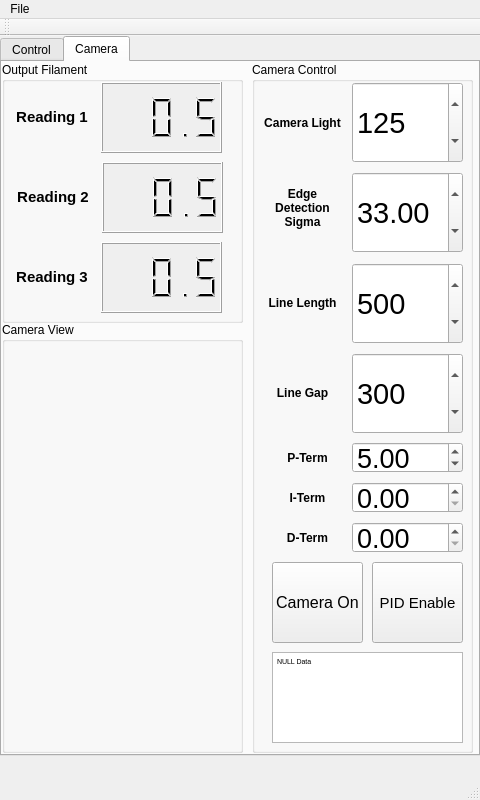
<?xml version="1.0" encoding="UTF-8"?>
<ui version="4.0">
 <class>MainWindow</class>
 <widget class="QMainWindow" name="MainWindow">
  <property name="geometry">
   <rect>
    <x>0</x>
    <y>0</y>
    <width>480</width>
    <height>800</height>
   </rect>
  </property>
  <property name="sizePolicy">
   <sizepolicy hsizetype="Fixed" vsizetype="Fixed">
    <horstretch>0</horstretch>
    <verstretch>0</verstretch>
   </sizepolicy>
  </property>
  <property name="windowTitle">
   <string>MainWindow</string>
  </property>
  <widget class="QWidget" name="centralWidget">
   <property name="sizePolicy">
    <sizepolicy hsizetype="Fixed" vsizetype="Fixed">
     <horstretch>0</horstretch>
     <verstretch>0</verstretch>
    </sizepolicy>
   </property>
   <widget class="QTabWidget" name="tabMenu">
    <property name="geometry">
     <rect>
      <x>0</x>
      <y>0</y>
      <width>480</width>
      <height>720</height>
     </rect>
    </property>
    <property name="sizePolicy">
     <sizepolicy hsizetype="Fixed" vsizetype="Fixed">
      <horstretch>0</horstretch>
      <verstretch>0</verstretch>
     </sizepolicy>
    </property>
    <property name="currentIndex">
     <number>1</number>
    </property>
    <widget class="QWidget" name="ControlTab">
     <attribute name="title">
      <string>Control</string>
     </attribute>
     <widget class="QPushButton" name="btnEstop">
      <property name="geometry">
       <rect>
        <x>340</x>
        <y>470</y>
        <width>121</width>
        <height>221</height>
       </rect>
      </property>
      <property name="font">
       <font>
        <pointsize>25</pointsize>
       </font>
      </property>
      <property name="text">
       <string>E-Stop</string>
      </property>
      <property name="default">
       <bool>true</bool>
      </property>
     </widget>
     <widget class="QGroupBox" name="boxSetTarget">
      <property name="geometry">
       <rect>
        <x>0</x>
        <y>0</y>
        <width>321</width>
        <height>700</height>
       </rect>
      </property>
      <property name="sizePolicy">
       <sizepolicy hsizetype="Fixed" vsizetype="Fixed">
        <horstretch>0</horstretch>
        <verstretch>0</verstretch>
       </sizepolicy>
      </property>
      <property name="title">
       <string>User Input and Set Target</string>
      </property>
      <widget class="QLabel" name="labelFilament">
       <property name="geometry">
        <rect>
         <x>10</x>
         <y>50</y>
         <width>80</width>
         <height>50</height>
        </rect>
       </property>
       <property name="font">
        <font>
         <pointsize>13</pointsize>
         <weight>75</weight>
         <bold>true</bold>
        </font>
       </property>
       <property name="text">
        <string>Filament Diameter</string>
       </property>
       <property name="alignment">
        <set>Qt::AlignCenter</set>
       </property>
       <property name="wordWrap">
        <bool>true</bool>
       </property>
      </widget>
      <widget class="QLabel" name="labelAircon">
       <property name="geometry">
        <rect>
         <x>10</x>
         <y>150</y>
         <width>80</width>
         <height>50</height>
        </rect>
       </property>
       <property name="font">
        <font>
         <pointsize>13</pointsize>
         <weight>75</weight>
         <bold>true</bold>
        </font>
       </property>
       <property name="text">
        <string>Aircon</string>
       </property>
       <property name="alignment">
        <set>Qt::AlignCenter</set>
       </property>
       <property name="wordWrap">
        <bool>true</bool>
       </property>
      </widget>
      <widget class="QLabel" name="labelColdblock">
       <property name="geometry">
        <rect>
         <x>10</x>
         <y>260</y>
         <width>80</width>
         <height>50</height>
        </rect>
       </property>
       <property name="font">
        <font>
         <pointsize>12</pointsize>
         <weight>75</weight>
         <bold>true</bold>
        </font>
       </property>
       <property name="text">
        <string>ColdBlock</string>
       </property>
       <property name="alignment">
        <set>Qt::AlignCenter</set>
       </property>
       <property name="wordWrap">
        <bool>true</bool>
       </property>
      </widget>
      <widget class="QLabel" name="labelHotend">
       <property name="geometry">
        <rect>
         <x>10</x>
         <y>370</y>
         <width>80</width>
         <height>50</height>
        </rect>
       </property>
       <property name="font">
        <font>
         <pointsize>13</pointsize>
         <weight>75</weight>
         <bold>true</bold>
        </font>
       </property>
       <property name="text">
        <string>HotEnd</string>
       </property>
       <property name="alignment">
        <set>Qt::AlignCenter</set>
       </property>
       <property name="wordWrap">
        <bool>true</bool>
       </property>
      </widget>
      <widget class="QLabel" name="labelFeedrate">
       <property name="geometry">
        <rect>
         <x>10</x>
         <y>480</y>
         <width>80</width>
         <height>50</height>
        </rect>
       </property>
       <property name="font">
        <font>
         <pointsize>13</pointsize>
         <weight>75</weight>
         <bold>true</bold>
        </font>
       </property>
       <property name="text">
        <string>Feedrate</string>
       </property>
       <property name="alignment">
        <set>Qt::AlignCenter</set>
       </property>
       <property name="wordWrap">
        <bool>true</bool>
       </property>
      </widget>
      <widget class="QLCDNumber" name="lcdFeedrate">
       <property name="geometry">
        <rect>
         <x>90</x>
         <y>460</y>
         <width>120</width>
         <height>100</height>
        </rect>
       </property>
       <property name="font">
        <font>
         <family>MS Shell Dlg 2</family>
        </font>
       </property>
       <property name="layoutDirection">
        <enum>Qt::LeftToRight</enum>
       </property>
       <property name="autoFillBackground">
        <bool>true</bool>
       </property>
       <property name="smallDecimalPoint">
        <bool>false</bool>
       </property>
       <property name="digitCount">
        <number>5</number>
       </property>
       <property name="segmentStyle">
        <enum>QLCDNumber::Filled</enum>
       </property>
       <property name="value" stdset="0">
        <double>5.000000000000000</double>
       </property>
      </widget>
      <widget class="QLCDNumber" name="lcdFilament">
       <property name="geometry">
        <rect>
         <x>90</x>
         <y>20</y>
         <width>120</width>
         <height>100</height>
        </rect>
       </property>
       <property name="font">
        <font>
         <family>MS Shell Dlg 2</family>
        </font>
       </property>
       <property name="layoutDirection">
        <enum>Qt::LeftToRight</enum>
       </property>
       <property name="autoFillBackground">
        <bool>true</bool>
       </property>
       <property name="smallDecimalPoint">
        <bool>false</bool>
       </property>
       <property name="digitCount">
        <number>5</number>
       </property>
       <property name="segmentStyle">
        <enum>QLCDNumber::Filled</enum>
       </property>
       <property name="value" stdset="0">
        <double>1.750000000000000</double>
       </property>
      </widget>
      <widget class="QLCDNumber" name="lcdcoldblock">
       <property name="geometry">
        <rect>
         <x>90</x>
         <y>240</y>
         <width>120</width>
         <height>100</height>
        </rect>
       </property>
       <property name="font">
        <font>
         <family>MS Shell Dlg 2</family>
        </font>
       </property>
       <property name="layoutDirection">
        <enum>Qt::LeftToRight</enum>
       </property>
       <property name="autoFillBackground">
        <bool>true</bool>
       </property>
       <property name="smallDecimalPoint">
        <bool>false</bool>
       </property>
       <property name="digitCount">
        <number>5</number>
       </property>
       <property name="segmentStyle">
        <enum>QLCDNumber::Filled</enum>
       </property>
       <property name="value" stdset="0">
        <double>25.100000000000001</double>
       </property>
      </widget>
      <widget class="QLCDNumber" name="lcdAircon">
       <property name="geometry">
        <rect>
         <x>90</x>
         <y>130</y>
         <width>120</width>
         <height>100</height>
        </rect>
       </property>
       <property name="font">
        <font>
         <family>MS Shell Dlg 2</family>
        </font>
       </property>
       <property name="layoutDirection">
        <enum>Qt::LeftToRight</enum>
       </property>
       <property name="autoFillBackground">
        <bool>true</bool>
       </property>
       <property name="smallDecimalPoint">
        <bool>false</bool>
       </property>
       <property name="digitCount">
        <number>5</number>
       </property>
       <property name="segmentStyle">
        <enum>QLCDNumber::Filled</enum>
       </property>
       <property name="value" stdset="0">
        <double>25.100000000000001</double>
       </property>
      </widget>
      <widget class="QLCDNumber" name="lcdHotend">
       <property name="geometry">
        <rect>
         <x>90</x>
         <y>350</y>
         <width>120</width>
         <height>100</height>
        </rect>
       </property>
       <property name="font">
        <font>
         <family>MS Shell Dlg 2</family>
        </font>
       </property>
       <property name="layoutDirection">
        <enum>Qt::LeftToRight</enum>
       </property>
       <property name="autoFillBackground">
        <bool>true</bool>
       </property>
       <property name="smallDecimalPoint">
        <bool>false</bool>
       </property>
       <property name="digitCount">
        <number>5</number>
       </property>
       <property name="segmentStyle">
        <enum>QLCDNumber::Filled</enum>
       </property>
       <property name="value" stdset="0">
        <double>25.100000000000001</double>
       </property>
      </widget>
      <widget class="QScrollBar" name="scrollFeedrate">
       <property name="geometry">
        <rect>
         <x>220</x>
         <y>460</y>
         <width>40</width>
         <height>100</height>
        </rect>
       </property>
       <property name="autoFillBackground">
        <bool>false</bool>
       </property>
       <property name="minimum">
        <number>1</number>
       </property>
       <property name="maximum">
        <number>50</number>
       </property>
       <property name="pageStep">
        <number>1</number>
       </property>
       <property name="value">
        <number>5</number>
       </property>
       <property name="sliderPosition">
        <number>5</number>
       </property>
       <property name="orientation">
        <enum>Qt::Vertical</enum>
       </property>
       <property name="invertedAppearance">
        <bool>false</bool>
       </property>
       <property name="invertedControls">
        <bool>true</bool>
       </property>
      </widget>
      <widget class="QScrollBar" name="scrollHotend">
       <property name="geometry">
        <rect>
         <x>220</x>
         <y>350</y>
         <width>40</width>
         <height>100</height>
        </rect>
       </property>
       <property name="autoFillBackground">
        <bool>false</bool>
       </property>
       <property name="minimum">
        <number>251</number>
       </property>
       <property name="maximum">
        <number>1500</number>
       </property>
       <property name="pageStep">
        <number>1</number>
       </property>
       <property name="sliderPosition">
        <number>251</number>
       </property>
       <property name="orientation">
        <enum>Qt::Vertical</enum>
       </property>
       <property name="invertedAppearance">
        <bool>false</bool>
       </property>
       <property name="invertedControls">
        <bool>true</bool>
       </property>
      </widget>
      <widget class="QScrollBar" name="scrollColdblock">
       <property name="geometry">
        <rect>
         <x>220</x>
         <y>240</y>
         <width>40</width>
         <height>100</height>
        </rect>
       </property>
       <property name="autoFillBackground">
        <bool>false</bool>
       </property>
       <property name="minimum">
        <number>150</number>
       </property>
       <property name="maximum">
        <number>300</number>
       </property>
       <property name="pageStep">
        <number>1</number>
       </property>
       <property name="sliderPosition">
        <number>251</number>
       </property>
       <property name="orientation">
        <enum>Qt::Vertical</enum>
       </property>
       <property name="invertedAppearance">
        <bool>false</bool>
       </property>
       <property name="invertedControls">
        <bool>true</bool>
       </property>
      </widget>
      <widget class="QScrollBar" name="scrollAircon">
       <property name="geometry">
        <rect>
         <x>220</x>
         <y>130</y>
         <width>40</width>
         <height>100</height>
        </rect>
       </property>
       <property name="autoFillBackground">
        <bool>false</bool>
       </property>
       <property name="minimum">
        <number>150</number>
       </property>
       <property name="maximum">
        <number>300</number>
       </property>
       <property name="pageStep">
        <number>1</number>
       </property>
       <property name="sliderPosition">
        <number>251</number>
       </property>
       <property name="orientation">
        <enum>Qt::Vertical</enum>
       </property>
       <property name="invertedAppearance">
        <bool>false</bool>
       </property>
       <property name="invertedControls">
        <bool>true</bool>
       </property>
      </widget>
      <widget class="QScrollBar" name="scrollFilament">
       <property name="geometry">
        <rect>
         <x>220</x>
         <y>20</y>
         <width>40</width>
         <height>100</height>
        </rect>
       </property>
       <property name="autoFillBackground">
        <bool>false</bool>
       </property>
       <property name="minimum">
        <number>160</number>
       </property>
       <property name="maximum">
        <number>210</number>
       </property>
       <property name="pageStep">
        <number>1</number>
       </property>
       <property name="sliderPosition">
        <number>175</number>
       </property>
       <property name="orientation">
        <enum>Qt::Vertical</enum>
       </property>
       <property name="invertedAppearance">
        <bool>false</bool>
       </property>
       <property name="invertedControls">
        <bool>true</bool>
       </property>
      </widget>
      <widget class="QPushButton" name="btnONAircon">
       <property name="geometry">
        <rect>
         <x>260</x>
         <y>140</y>
         <width>50</width>
         <height>40</height>
        </rect>
       </property>
       <property name="font">
        <font>
         <pointsize>11</pointsize>
         <weight>50</weight>
         <bold>false</bold>
        </font>
       </property>
       <property name="text">
        <string>On</string>
       </property>
      </widget>
      <widget class="QPushButton" name="btnRetract">
       <property name="geometry">
        <rect>
         <x>170</x>
         <y>570</y>
         <width>140</width>
         <height>120</height>
        </rect>
       </property>
       <property name="font">
        <font>
         <pointsize>25</pointsize>
        </font>
       </property>
       <property name="text">
        <string>Retract</string>
       </property>
      </widget>
      <widget class="QPushButton" name="btnExtrude">
       <property name="geometry">
        <rect>
         <x>10</x>
         <y>570</y>
         <width>140</width>
         <height>120</height>
        </rect>
       </property>
       <property name="font">
        <font>
         <pointsize>25</pointsize>
        </font>
       </property>
       <property name="text">
        <string>Extrude</string>
       </property>
       <property name="autoDefault">
        <bool>false</bool>
       </property>
       <property name="default">
        <bool>false</bool>
       </property>
       <property name="flat">
        <bool>false</bool>
       </property>
      </widget>
      <widget class="QPushButton" name="btnOFFAircon">
       <property name="geometry">
        <rect>
         <x>260</x>
         <y>180</y>
         <width>50</width>
         <height>40</height>
        </rect>
       </property>
       <property name="font">
        <font>
         <pointsize>11</pointsize>
         <weight>50</weight>
         <bold>false</bold>
        </font>
       </property>
       <property name="text">
        <string>Off</string>
       </property>
      </widget>
      <widget class="QPushButton" name="btnONColdblock">
       <property name="geometry">
        <rect>
         <x>260</x>
         <y>250</y>
         <width>50</width>
         <height>40</height>
        </rect>
       </property>
       <property name="font">
        <font>
         <pointsize>11</pointsize>
         <weight>50</weight>
         <bold>false</bold>
        </font>
       </property>
       <property name="text">
        <string>On</string>
       </property>
      </widget>
      <widget class="QPushButton" name="btnOFFColdblock">
       <property name="geometry">
        <rect>
         <x>260</x>
         <y>290</y>
         <width>50</width>
         <height>40</height>
        </rect>
       </property>
       <property name="font">
        <font>
         <pointsize>11</pointsize>
         <weight>50</weight>
         <bold>false</bold>
        </font>
       </property>
       <property name="text">
        <string>Off</string>
       </property>
      </widget>
      <widget class="QPushButton" name="btnONHotend">
       <property name="geometry">
        <rect>
         <x>260</x>
         <y>360</y>
         <width>50</width>
         <height>40</height>
        </rect>
       </property>
       <property name="font">
        <font>
         <pointsize>11</pointsize>
         <weight>50</weight>
         <bold>false</bold>
        </font>
       </property>
       <property name="text">
        <string>On</string>
       </property>
      </widget>
      <widget class="QPushButton" name="btnOFFHotend">
       <property name="geometry">
        <rect>
         <x>260</x>
         <y>400</y>
         <width>50</width>
         <height>40</height>
        </rect>
       </property>
       <property name="font">
        <font>
         <pointsize>11</pointsize>
         <weight>50</weight>
         <bold>false</bold>
        </font>
       </property>
       <property name="text">
        <string>Off</string>
       </property>
      </widget>
     </widget>
     <widget class="QGroupBox" name="boxSensersReading">
      <property name="geometry">
       <rect>
        <x>320</x>
        <y>0</y>
        <width>151</width>
        <height>461</height>
       </rect>
      </property>
      <property name="title">
       <string>Sensors Reading</string>
      </property>
      <widget class="QLabel" name="labelReadAircon">
       <property name="geometry">
        <rect>
         <x>30</x>
         <y>160</y>
         <width>100</width>
         <height>50</height>
        </rect>
       </property>
       <property name="font">
        <font>
         <pointsize>23</pointsize>
         <weight>75</weight>
         <bold>true</bold>
        </font>
       </property>
       <property name="text">
        <string>30.0C</string>
       </property>
       <property name="alignment">
        <set>Qt::AlignCenter</set>
       </property>
      </widget>
      <widget class="QLabel" name="labelReadColdblock">
       <property name="geometry">
        <rect>
         <x>30</x>
         <y>270</y>
         <width>100</width>
         <height>50</height>
        </rect>
       </property>
       <property name="font">
        <font>
         <pointsize>23</pointsize>
         <weight>75</weight>
         <bold>true</bold>
        </font>
       </property>
       <property name="text">
        <string>30.0C</string>
       </property>
       <property name="alignment">
        <set>Qt::AlignCenter</set>
       </property>
      </widget>
      <widget class="QLabel" name="labelReadHotend">
       <property name="geometry">
        <rect>
         <x>30</x>
         <y>380</y>
         <width>100</width>
         <height>50</height>
        </rect>
       </property>
       <property name="font">
        <font>
         <pointsize>23</pointsize>
         <weight>75</weight>
         <bold>true</bold>
        </font>
       </property>
       <property name="text">
        <string>30.0C</string>
       </property>
       <property name="alignment">
        <set>Qt::AlignCenter</set>
       </property>
      </widget>
     </widget>
    </widget>
    <widget class="QWidget" name="CameraTab">
     <attribute name="title">
      <string>Camera</string>
     </attribute>
     <widget class="QGroupBox" name="boxOutputfilament">
      <property name="geometry">
       <rect>
        <x>0</x>
        <y>0</y>
        <width>241</width>
        <height>261</height>
       </rect>
      </property>
      <property name="title">
       <string>Output Filament</string>
      </property>
      <widget class="QLabel" name="labelOutputDia1">
       <property name="geometry">
        <rect>
         <x>10</x>
         <y>30</y>
         <width>80</width>
         <height>50</height>
        </rect>
       </property>
       <property name="font">
        <font>
         <pointsize>11</pointsize>
         <weight>75</weight>
         <bold>true</bold>
        </font>
       </property>
       <property name="text">
        <string>Reading 1</string>
       </property>
       <property name="alignment">
        <set>Qt::AlignCenter</set>
       </property>
       <property name="wordWrap">
        <bool>true</bool>
       </property>
      </widget>
      <widget class="QLCDNumber" name="lcdOutputDia1">
       <property name="geometry">
        <rect>
         <x>99</x>
         <y>20</y>
         <width>121</width>
         <height>71</height>
        </rect>
       </property>
       <property name="font">
        <font>
         <family>MS Shell Dlg 2</family>
        </font>
       </property>
       <property name="layoutDirection">
        <enum>Qt::LeftToRight</enum>
       </property>
       <property name="autoFillBackground">
        <bool>true</bool>
       </property>
       <property name="smallDecimalPoint">
        <bool>false</bool>
       </property>
       <property name="digitCount">
        <number>5</number>
       </property>
       <property name="segmentStyle">
        <enum>QLCDNumber::Filled</enum>
       </property>
       <property name="value" stdset="0">
        <double>0.500000000000000</double>
       </property>
      </widget>
      <widget class="QLabel" name="labelOutputDia2">
       <property name="geometry">
        <rect>
         <x>11</x>
         <y>110</y>
         <width>80</width>
         <height>50</height>
        </rect>
       </property>
       <property name="font">
        <font>
         <pointsize>11</pointsize>
         <weight>75</weight>
         <bold>true</bold>
        </font>
       </property>
       <property name="text">
        <string>Reading 2</string>
       </property>
       <property name="alignment">
        <set>Qt::AlignCenter</set>
       </property>
       <property name="wordWrap">
        <bool>true</bool>
       </property>
      </widget>
      <widget class="QLCDNumber" name="lcdOutputDia2">
       <property name="geometry">
        <rect>
         <x>100</x>
         <y>100</y>
         <width>121</width>
         <height>71</height>
        </rect>
       </property>
       <property name="font">
        <font>
         <family>MS Shell Dlg 2</family>
        </font>
       </property>
       <property name="layoutDirection">
        <enum>Qt::LeftToRight</enum>
       </property>
       <property name="autoFillBackground">
        <bool>true</bool>
       </property>
       <property name="smallDecimalPoint">
        <bool>false</bool>
       </property>
       <property name="digitCount">
        <number>5</number>
       </property>
       <property name="segmentStyle">
        <enum>QLCDNumber::Filled</enum>
       </property>
       <property name="value" stdset="0">
        <double>0.500000000000000</double>
       </property>
      </widget>
      <widget class="QLCDNumber" name="lcdOutputDia3">
       <property name="geometry">
        <rect>
         <x>99</x>
         <y>180</y>
         <width>121</width>
         <height>71</height>
        </rect>
       </property>
       <property name="font">
        <font>
         <family>MS Shell Dlg 2</family>
        </font>
       </property>
       <property name="layoutDirection">
        <enum>Qt::LeftToRight</enum>
       </property>
       <property name="autoFillBackground">
        <bool>true</bool>
       </property>
       <property name="smallDecimalPoint">
        <bool>false</bool>
       </property>
       <property name="digitCount">
        <number>5</number>
       </property>
       <property name="segmentStyle">
        <enum>QLCDNumber::Filled</enum>
       </property>
       <property name="value" stdset="0">
        <double>0.500000000000000</double>
       </property>
      </widget>
      <widget class="QLabel" name="labelOutputDia3">
       <property name="geometry">
        <rect>
         <x>10</x>
         <y>190</y>
         <width>80</width>
         <height>50</height>
        </rect>
       </property>
       <property name="font">
        <font>
         <pointsize>11</pointsize>
         <weight>75</weight>
         <bold>true</bold>
        </font>
       </property>
       <property name="text">
        <string>Reading 3</string>
       </property>
       <property name="alignment">
        <set>Qt::AlignCenter</set>
       </property>
       <property name="wordWrap">
        <bool>true</bool>
       </property>
      </widget>
     </widget>
     <widget class="QGroupBox" name="boxCameraview">
      <property name="geometry">
       <rect>
        <x>0</x>
        <y>260</y>
        <width>241</width>
        <height>431</height>
       </rect>
      </property>
      <property name="title">
       <string>Camera View</string>
      </property>
      <widget class="QLabel" name="label">
       <property name="geometry">
        <rect>
         <x>5</x>
         <y>20</y>
         <width>225</width>
         <height>400</height>
        </rect>
       </property>
       <property name="text">
        <string/>
       </property>
       <property name="pixmap">
        <pixmap>../../../../../Public/Pictures/Sample Pictures/Koala.jpg</pixmap>
       </property>
       <property name="scaledContents">
        <bool>true</bool>
       </property>
      </widget>
     </widget>
     <widget class="QGroupBox" name="boxCameracontol">
      <property name="geometry">
       <rect>
        <x>250</x>
        <y>0</y>
        <width>221</width>
        <height>691</height>
       </rect>
      </property>
      <property name="title">
       <string>Camera Control</string>
      </property>
      <widget class="QSpinBox" name="spinCameralight">
       <property name="geometry">
        <rect>
         <x>100</x>
         <y>20</y>
         <width>111</width>
         <height>81</height>
        </rect>
       </property>
       <property name="font">
        <font>
         <pointsize>22</pointsize>
        </font>
       </property>
       <property name="maximum">
        <number>255</number>
       </property>
       <property name="singleStep">
        <number>5</number>
       </property>
       <property name="value">
        <number>125</number>
       </property>
      </widget>
      <widget class="QLabel" name="labelCameralight">
       <property name="geometry">
        <rect>
         <x>10</x>
         <y>20</y>
         <width>81</width>
         <height>81</height>
        </rect>
       </property>
       <property name="font">
        <font>
         <pointsize>9</pointsize>
         <weight>75</weight>
         <bold>true</bold>
        </font>
       </property>
       <property name="text">
        <string>Camera Light</string>
       </property>
       <property name="alignment">
        <set>Qt::AlignCenter</set>
       </property>
       <property name="wordWrap">
        <bool>true</bool>
       </property>
      </widget>
      <widget class="QLabel" name="labelLinelenght">
       <property name="geometry">
        <rect>
         <x>10</x>
         <y>200</y>
         <width>81</width>
         <height>81</height>
        </rect>
       </property>
       <property name="font">
        <font>
         <pointsize>9</pointsize>
         <weight>75</weight>
         <bold>true</bold>
        </font>
       </property>
       <property name="text">
        <string>Line Length</string>
       </property>
       <property name="alignment">
        <set>Qt::AlignCenter</set>
       </property>
       <property name="wordWrap">
        <bool>true</bool>
       </property>
      </widget>
      <widget class="QLabel" name="labelEdgesigma">
       <property name="geometry">
        <rect>
         <x>10</x>
         <y>110</y>
         <width>81</width>
         <height>71</height>
        </rect>
       </property>
       <property name="font">
        <font>
         <pointsize>9</pointsize>
         <weight>75</weight>
         <bold>true</bold>
        </font>
       </property>
       <property name="text">
        <string>Edge Detection Sigma</string>
       </property>
       <property name="alignment">
        <set>Qt::AlignCenter</set>
       </property>
       <property name="wordWrap">
        <bool>true</bool>
       </property>
      </widget>
      <widget class="QDoubleSpinBox" name="spinEdgesigma">
       <property name="geometry">
        <rect>
         <x>100</x>
         <y>110</y>
         <width>111</width>
         <height>81</height>
        </rect>
       </property>
       <property name="font">
        <font>
         <pointsize>22</pointsize>
        </font>
       </property>
       <property name="minimum">
        <double>1.000000000000000</double>
       </property>
       <property name="value">
        <double>33.000000000000000</double>
       </property>
      </widget>
      <widget class="QPushButton" name="btnCamera">
       <property name="geometry">
        <rect>
         <x>20</x>
         <y>500</y>
         <width>91</width>
         <height>81</height>
        </rect>
       </property>
       <property name="font">
        <font>
         <pointsize>12</pointsize>
         <weight>50</weight>
         <bold>false</bold>
        </font>
       </property>
       <property name="text">
        <string>Camera On</string>
       </property>
      </widget>
      <widget class="QSpinBox" name="spinLinelenght">
       <property name="geometry">
        <rect>
         <x>100</x>
         <y>201</y>
         <width>111</width>
         <height>81</height>
        </rect>
       </property>
       <property name="font">
        <font>
         <pointsize>22</pointsize>
        </font>
       </property>
       <property name="maximum">
        <number>1000</number>
       </property>
       <property name="singleStep">
        <number>1</number>
       </property>
       <property name="value">
        <number>500</number>
       </property>
      </widget>
      <widget class="QSpinBox" name="spinLinegap">
       <property name="geometry">
        <rect>
         <x>100</x>
         <y>291</y>
         <width>111</width>
         <height>81</height>
        </rect>
       </property>
       <property name="font">
        <font>
         <pointsize>22</pointsize>
        </font>
       </property>
       <property name="maximum">
        <number>1000</number>
       </property>
       <property name="singleStep">
        <number>1</number>
       </property>
       <property name="value">
        <number>300</number>
       </property>
      </widget>
      <widget class="QLabel" name="labelLinegap">
       <property name="geometry">
        <rect>
         <x>10</x>
         <y>290</y>
         <width>81</width>
         <height>81</height>
        </rect>
       </property>
       <property name="font">
        <font>
         <pointsize>9</pointsize>
         <weight>75</weight>
         <bold>true</bold>
        </font>
       </property>
       <property name="text">
        <string>Line Gap</string>
       </property>
       <property name="alignment">
        <set>Qt::AlignCenter</set>
       </property>
       <property name="wordWrap">
        <bool>true</bool>
       </property>
      </widget>
      <widget class="QLabel" name="labelCameraP">
       <property name="geometry">
        <rect>
         <x>20</x>
         <y>380</y>
         <width>71</width>
         <height>31</height>
        </rect>
       </property>
       <property name="font">
        <font>
         <pointsize>9</pointsize>
         <weight>75</weight>
         <bold>true</bold>
        </font>
       </property>
       <property name="text">
        <string>P-Term</string>
       </property>
       <property name="alignment">
        <set>Qt::AlignCenter</set>
       </property>
       <property name="wordWrap">
        <bool>true</bool>
       </property>
      </widget>
      <widget class="QDoubleSpinBox" name="spinCameraP">
       <property name="geometry">
        <rect>
         <x>100</x>
         <y>380</y>
         <width>111</width>
         <height>31</height>
        </rect>
       </property>
       <property name="font">
        <font>
         <pointsize>20</pointsize>
        </font>
       </property>
       <property name="minimum">
        <double>0.000000000000000</double>
       </property>
       <property name="singleStep">
        <double>0.100000000000000</double>
       </property>
       <property name="value">
        <double>5.000000000000000</double>
       </property>
      </widget>
      <widget class="QLabel" name="labelCameraI">
       <property name="geometry">
        <rect>
         <x>20</x>
         <y>420</y>
         <width>71</width>
         <height>31</height>
        </rect>
       </property>
       <property name="font">
        <font>
         <pointsize>9</pointsize>
         <weight>75</weight>
         <bold>true</bold>
        </font>
       </property>
       <property name="text">
        <string>I-Term</string>
       </property>
       <property name="alignment">
        <set>Qt::AlignCenter</set>
       </property>
       <property name="wordWrap">
        <bool>true</bool>
       </property>
      </widget>
      <widget class="QDoubleSpinBox" name="spinCameraI">
       <property name="geometry">
        <rect>
         <x>100</x>
         <y>420</y>
         <width>111</width>
         <height>31</height>
        </rect>
       </property>
       <property name="font">
        <font>
         <pointsize>20</pointsize>
        </font>
       </property>
       <property name="minimum">
        <double>0.000000000000000</double>
       </property>
       <property name="singleStep">
        <double>0.100000000000000</double>
       </property>
       <property name="value">
        <double>0.000000000000000</double>
       </property>
      </widget>
      <widget class="QDoubleSpinBox" name="spinCameraD">
       <property name="geometry">
        <rect>
         <x>100</x>
         <y>460</y>
         <width>111</width>
         <height>31</height>
        </rect>
       </property>
       <property name="font">
        <font>
         <pointsize>20</pointsize>
        </font>
       </property>
       <property name="minimum">
        <double>0.000000000000000</double>
       </property>
       <property name="singleStep">
        <double>0.100000000000000</double>
       </property>
       <property name="value">
        <double>0.000000000000000</double>
       </property>
      </widget>
      <widget class="QLabel" name="labelCameraD">
       <property name="geometry">
        <rect>
         <x>20</x>
         <y>460</y>
         <width>71</width>
         <height>31</height>
        </rect>
       </property>
       <property name="font">
        <font>
         <pointsize>9</pointsize>
         <weight>75</weight>
         <bold>true</bold>
        </font>
       </property>
       <property name="text">
        <string>D-Term</string>
       </property>
       <property name="alignment">
        <set>Qt::AlignCenter</set>
       </property>
       <property name="wordWrap">
        <bool>true</bool>
       </property>
      </widget>
      <widget class="QPushButton" name="btnCameraPID">
       <property name="geometry">
        <rect>
         <x>120</x>
         <y>500</y>
         <width>91</width>
         <height>81</height>
        </rect>
       </property>
       <property name="font">
        <font>
         <pointsize>11</pointsize>
         <weight>50</weight>
         <bold>false</bold>
        </font>
       </property>
       <property name="text">
        <string>PID Enable</string>
       </property>
      </widget>
      <widget class="QTextBrowser" name="textBrowser">
       <property name="geometry">
        <rect>
         <x>20</x>
         <y>590</y>
         <width>191</width>
         <height>91</height>
        </rect>
       </property>
       <property name="font">
        <font>
         <pointsize>5</pointsize>
        </font>
       </property>
       <property name="html">
        <string>&lt;!DOCTYPE HTML PUBLIC &quot;-//W3C//DTD HTML 4.0//EN&quot; &quot;http://www.w3.org/TR/REC-html40/strict.dtd&quot;&gt;
&lt;html&gt;&lt;head&gt;&lt;meta name=&quot;qrichtext&quot; content=&quot;1&quot; /&gt;&lt;style type=&quot;text/css&quot;&gt;
p, li { white-space: pre-wrap; }
&lt;/style&gt;&lt;/head&gt;&lt;body style=&quot; font-family:'MS Shell Dlg 2'; font-size:5pt; font-weight:400; font-style:normal;&quot;&gt;
&lt;p style=&quot; margin-top:0px; margin-bottom:0px; margin-left:0px; margin-right:0px; -qt-block-indent:0; text-indent:0px;&quot;&gt;NULL Data&lt;/p&gt;
&lt;p style=&quot;-qt-paragraph-type:empty; margin-top:0px; margin-bottom:0px; margin-left:0px; margin-right:0px; -qt-block-indent:0; text-indent:0px;&quot;&gt;&lt;br /&gt;&lt;/p&gt;&lt;/body&gt;&lt;/html&gt;</string>
       </property>
      </widget>
     </widget>
    </widget>
   </widget>
  </widget>
  <widget class="QMenuBar" name="menuBar">
   <property name="geometry">
    <rect>
     <x>0</x>
     <y>0</y>
     <width>480</width>
     <height>21</height>
    </rect>
   </property>
   <widget class="QMenu" name="menuFile">
    <property name="title">
     <string>File</string>
    </property>
    <addaction name="actionExit"/>
   </widget>
   <addaction name="menuFile"/>
  </widget>
  <widget class="QToolBar" name="mainToolBar">
   <property name="enabled">
    <bool>false</bool>
   </property>
   <attribute name="toolBarArea">
    <enum>TopToolBarArea</enum>
   </attribute>
   <attribute name="toolBarBreak">
    <bool>false</bool>
   </attribute>
  </widget>
  <widget class="QStatusBar" name="statusBar"/>
  <action name="actionExit">
   <property name="text">
    <string>Exit</string>
   </property>
  </action>
 </widget>
 <layoutdefault spacing="6" margin="11"/>
 <resources/>
 <connections/>
</ui>
